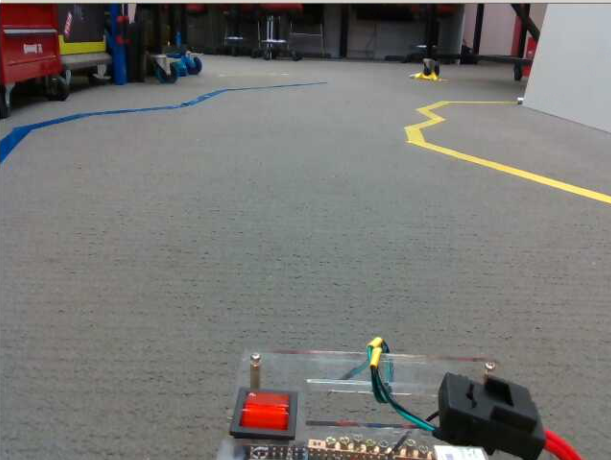
#> input picture components/test.png, 611 x 460 px
$ python linearPathFinder.py
#> lines starting #> are read from the running program, lines starting #| are printed output that depends on the picture; after the words box and inside, x2 and y2 are one past the last pixel; in counts of white or black regions, pixels touching at a corner belong together
#> further down, img is the input picture: shape (460, 611, 3); mean B, G, R 114.3, 116.7, 118.2
#| (460, 611, 3)
import cv2
import numpy as np

##TODO:
# Only consider points going in one direction so we don't double up
# Consider all points produced by bitwise_and and sort by distance instead of just taking the first one
# Replace cutting bits off the contour with a contour simplify
# instead of doing normals, doing horizontals seems to be fine as well, (Simulate by setting yellow slicing to 1) maybe include a mode for that if things dont pan out?

# Mode switching from yellow-blue to blue-yellow?

def getX(dx,dy,x,y,y1):
    if dy==0:
        return -1
    return x-(dx*(y-y1)/dy)

def getY(dx,dy,x,y,x1):
    if dx==0:
        return -1
    return y-(dy*(x-x1)/dx)

def getPathToFollow(image):

    # Converts the remaining image from RGB to HSV
    hsv = cv2.cvtColor(image, cv2.COLOR_BGR2HSV)
#> hsv: shape (460, 611, 3); mean H, S, V 56.1, 26.3, 121.8

    # Upper and lower bounds for the lines of tape (thanks claudio)
    b_lower = (100, 80, 80)
    b_upper = (110,255,200)

    y_lower = (20, 150, 100)
    y_upper = (35,255,255)

    # Get blue and yellow sections (thanks claudio)
    y_mask = cv2.inRange(hsv, y_lower, y_upper)
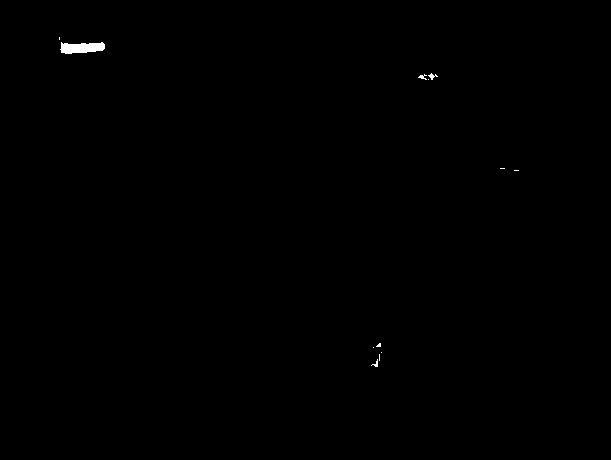
#> y_mask: shape (460, 611); 0.18% white; 12 white regions (8 under 20 px), largest, box (x1, y1, x2, y2) and area: (60, 42, 105, 54) 403, (428, 73, 438, 80) 29, (418, 74, 427, 80) 25, (371, 359, 378, 367) 22
    b_mask = cv2.inRange(hsv, b_lower, b_upper)
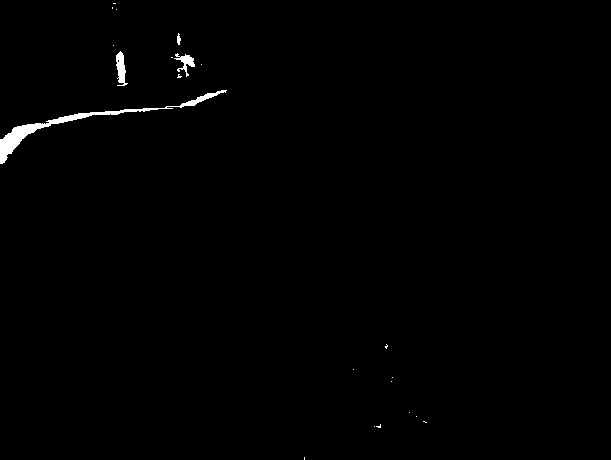
#> b_mask: shape (460, 611); 0.67% white; 21 white regions (17 under 20 px)

    # Finds contours in our individual images. This is what we actually use to determine our 2 points of interest.
    # hierarchy isn't in use, but if its not there, the function doesn't work.
    b_contours, hierarchy = cv2.findContours(b_mask, cv2.RETR_TREE, cv2.CHAIN_APPROX_SIMPLE)
#> b_contours = 22 contours, 19 with area under 20; largest, box (x1, y1, x2, y2) and area: (0, 90, 227, 164) 1104, (116, 51, 128, 86) 196, (174, 53, 195, 77) 134
    y_contours, hierarchy = cv2.findContours(y_mask, cv2.RETR_TREE, cv2.CHAIN_APPROX_SIMPLE)
#> y_contours = 12 contours, 11 with area under 20; largest, box (x1, y1, x2, y2) and area: (60, 42, 105, 54) 352

    # draw the contours onto the image cos ceebs
    image=cv2.drawContours(image,b_contours,-1,(0,0,255),-1)
    image=cv2.drawContours(image,y_contours,-1,(0,255,0),-1)
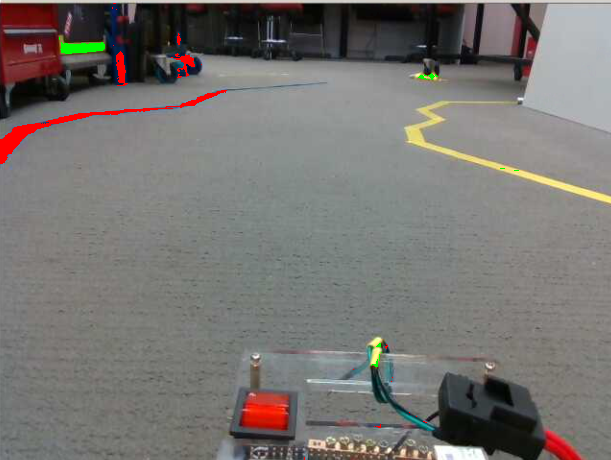
#> image: shape (460, 611, 3); mean B, G, R 113.5, 116.4, 119.3

    # get the largest contours
    main_b_contour = None
    main_b_area = 0
    for i in b_contours:
        area = cv2.contourArea(i)
        if area > main_b_area:
            main_b_contour = i
            main_b_area = area
#> this loop made 22 passes
#> (area, main_b_area) on pass 11: (1104.5, 1104.5)
#> area on passes 15 to 16: 134.5, 195.5
#> after the loop, main_b_area = 1104.5; main_b_contour = contour of 187 points, box (x1, y1, x2, y2) (0, 90, 227, 164), area 1104

    main_y_contour = None
    main_y_area = 0
    for i in y_contours:
        area = cv2.contourArea(i)
        if area > main_y_area:
            main_y_contour = i
            main_y_area = area
#> this loop made 12 passes
#> (area, main_y_area) on pass 11: (352, 352)
#> after the loop, main_y_area = 352; main_y_contour = contour of 29 points, box (x1, y1, x2, y2) (60, 42, 105, 54), area 352

    if main_y_contour is None:
        return None, None, 1
    elif main_b_contour is None:
        return None, 1, None

    # take only one in every 5 points from the contour
    #print(main_b_contour)
    #main_b_contour = main_b_contour[::2]
    main_y_contour = main_y_contour[::10]
#> main_y_contour = [[61, 42], [87, 51], [88, 44]]
    #pgrint(main_b_contour)
    # for just the yellow contour, draw normals which meet the blue contour
    # to do this, since i cbs to do a bunch of linear algebra, we'll draw the blue contour and then draw lines and then do a bitmask
    # first draw the blue contour and cache it
    blue_contour=np.zeros(image.shape[0:2]).astype('uint8')
    cv2.drawContours(blue_contour,[main_b_contour],0,1,-1)
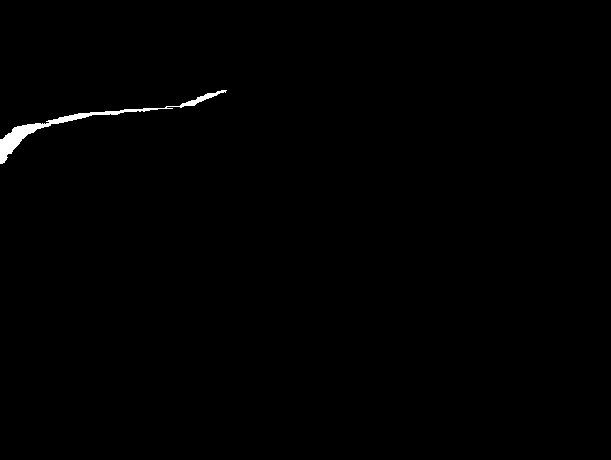
#> blue_contour: shape (460, 611); values 0 (black) and 1 (white), 0.48% white; 1 white region, box (x1, y1, x2, y2) and area: (0, 90, 227, 164) 1360

    # [6 lines of commented-out code are left out]
    drep=np.copy(image)

    blue_contour=blue_contour.astype('bool')
    midpoints = []
    yellowpoints = []
    bluepoints = []
    for i, v in enumerate(main_y_contour):
        if (i == len(main_y_contour)-1):
            # prevent crashing on final point
            break
        nextPoint = main_y_contour[i+1]
        if (v[0][0]>nextPoint[0][0]):
            continue
        midpoint = ((v + nextPoint)/2)[0]
        lineStart=(0,int(midpoint[1]))
        lineEnd=(image.shape[1],int(midpoint[1]))
        linemask=np.zeros(image.shape[0:2])
        #print (successfulcoords)
        linemask=cv2.line(linemask,lineStart,lineEnd,1,2).astype('bool')
        # cv2.imshow("result",linemask.astype('uint8')*255)
        #cv2.waitKey(0)
        bitand=linemask*blue_contour

        _bitand=np.copy(bitand).astype('uint8')*255
        _bitand=cv2.erode(_bitand,(5,5))
        #cv2.imshow("result",_bitand)
        #cv2.waitKey(1)
        if (np.sum(bitand)>0):
            # Find first nonzero cooordinate
            # print("Sum: ", np.sum(bitand))
            firstNonzero=np.transpose(np.array(np.nonzero(bitand)))[0]
            t=firstNonzero[0]
            firstNonzero[0]=firstNonzero[1]
            firstNonzero[1]=t
            cv2.circle(_bitand,tuple(firstNonzero),10,255,-1)
            # cv2.imshow("result",_bitand)
            # cv2.waitKey(1)
            # Calculate the midpoint
            midmidpoint=(firstNonzero+midpoint)/2
            midpoints.append(midmidpoint)
            yellowpoints.append(midpoint)
            bluepoints.append(firstNonzero)
#> this loop made 3 passes
#> (v, nextPoint, midpoint, lineStart, lineEnd) on passes 1 to 2: ([[61, 42]], [[87, 51]], [74, 46.5], (0, 46), (611, 46)), ([[87, 51]], [[88, 44]], [87.5, 47.5], (0, 47), (611, 47))
#> pass 1, in getPathToFollow, `linemask=cv2.line(linemask,lineStart,lineEnd,1,2).astype('bool')`:
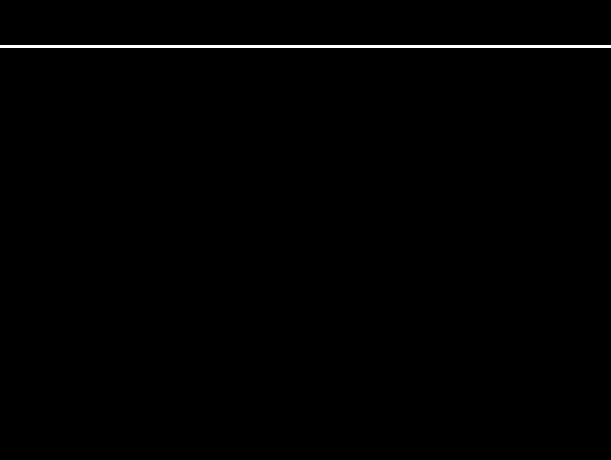
#> linemask: shape (460, 611) bool; 0.65% white; 1 white region, box (x1, y1, x2, y2) and area: (0, 45, 611, 48) 1833
#> pass 2, in getPathToFollow, `linemask=cv2.line(linemask,lineStart,lineEnd,1,2).astype('bool')`:
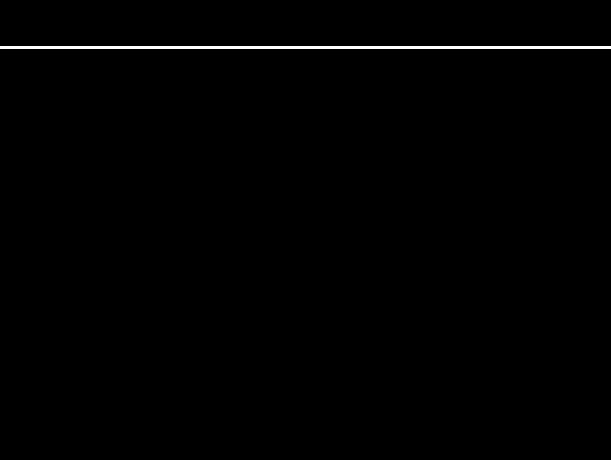
#> linemask: shape (460, 611) bool; 0.65% white; 1 white region, box (x1, y1, x2, y2) and area: (0, 46, 611, 49) 1833
#> after the loop, bluepoints = []; midpoints = []; yellowpoints = []
            # Add midpoint to return list

    return midpoints, yellowpoints, bluepoints

if __name__== '__main__':
    img=cv2.imread("test.png")
    print(img.shape)
    mid,yellow,blue=getPathToFollow(img)
#> mid = []; yellow = []; blue = []
    mid=np.array(mid).astype('int')
#> mid = empty array
    yellow=np.array(yellow).astype('int')
#> yellow = empty array
    blue=np.array(blue).astype('int')
#> blue = empty array
    for i,v in enumerate(mid):
        if i<len(mid)-1:
            img=cv2.line(img,tuple(yellow[i]),tuple(blue[i]),(255,0,0))
        img=cv2.circle(img,tuple(v),5,(0,0,255))
#> this loop made 0 passes
    cv2.imshow("result",img)
    cv2.waitKey(0)
    cv2.destroyAllWindows()
